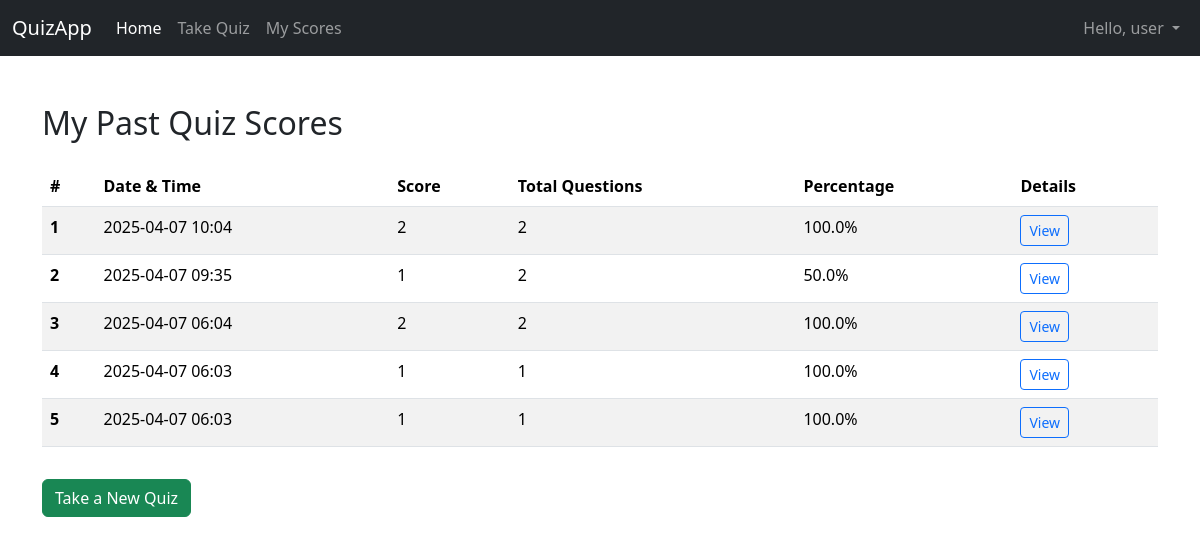
Page /scores/ (signed in) on the committed database.
### quizapp/models.py (models this page shows, shortened)
class Result(models.Model):
    user = models.ForeignKey(User, on_delete=models.CASCADE, null=True, blank=True)  # Make user optional
    score = models.IntegerField()
    total_questions = models.IntegerField()
    timestamp = models.DateTimeField(auto_now_add=True)
    def percentage(self):
        if self.total_questions > 0:
            return round((self.score / self.total_questions) * 100, 2)
        return 0

### quizapp/views.py (the view)
# urls.py: path('scores/', views.view_scores_view, name='view_scores'),
@login_required
def view_scores_view(request):
    results = Result.objects.filter(user=request.user).order_by('-timestamp')
    return render(request, 'view_scores.html', {'results': results})

### quizapp/templates/view_scores.html (shortened to what this page needs)
{% extends "base.html" %}
{% block content %}
<h2 class="mb-4">My Past Quiz Scores</h2>
{% if not results %}
    <div class="alert alert-info">You haven't completed any quizzes yet. <a href="{% url 'quiz' %}" class="alert-link">Take one now!</a></div>
{% else %}
    <div class="table-responsive">
        <table class="table table-striped table-hover">
            <thead>
                <tr>
                    <th scope="col">#</th>
                    <th scope="col">Date & Time</th>
                    <th scope="col">Score</th>
                    <th scope="col">Total Questions</th>
                    <th scope="col">Percentage</th>
                    <th scope="col">Details</th>
                </tr>
            </thead>
            <tbody>
                {% for result in results %}
                <tr>
                    <th scope="row">{{ forloop.counter }}</th>
                    <td>{{ result.timestamp|date:"Y-m-d H:i" }}</td>
                    <td>{{ result.score }}</td>
                    <td>{{ result.total_questions }}</td>
                    <td>{{ result.percentage }}%</td>
                    <td><a href="{% url 'result' result.id %}" class="btn btn-sm btn-outline-primary">View</a></td>
                </tr>
                {% endfor %}
            </tbody>
        </table>
    </div>
     <div class="mt-3">
         <a href="{% url 'quiz' %}" class="btn btn-success">Take a New Quiz</a>
     </div>
{% endif %}
{% endblock %}

### quizapp/templates/base.html (shortened to what this page needs)
<!doctype html>
<html lang="en">
<head>
    <link href="https://cdn.jsdelivr.net/npm/bootstrap@5.3.2/dist/css/bootstrap.min.css" rel="stylesheet">
</head>
<body>
    <nav class="navbar navbar-expand-md navbar-dark bg-dark fixed-top">
        <div class="container-fluid">
            <a class="navbar-brand" href="{% url 'home' %}">QuizApp</a>
            <div class="collapse navbar-collapse" id="navbarCollapse">
                <ul class="navbar-nav me-auto mb-2 mb-md-0">
                    <li class="nav-item">
                        <a class="nav-link active" aria-current="page" href="{% url 'home' %}">Home</a>
                    </li>
                    {% if user.is_authenticated %}
                        <li class="nav-item">
                            <a class="nav-link" href="{% url 'quiz' %}">Take Quiz</a>
                        </li>
                         <li class="nav-item">
                            <a class="nav-link" href="{% url 'view_scores' %}">My Scores</a>
                        </li>
                    {% endif %}
                </ul>
                <ul class="navbar-nav ms-auto mb-2 mb-lg-0">
                     {% if user.is_authenticated %}
                         <li class="nav-item dropdown">
                            <a class="nav-link dropdown-toggle" href="#" role="button" data-bs-toggle="dropdown" aria-expanded="false">
                                Hello, {{ user.username }}
                            </a>
                        </li>
                     {% endif %}
                </ul>
            </div>
        </div>
    </nav>
    <main class="container mt-4">
        {% block content %}
        {% endblock %}
    </main>
</body>
</html>

### quizapp/templates/base.html (style rules this page uses)
body { padding-top: 5rem; }

### rows in the picture
Result: timestamp "2025-04-07 10:04", score "2", total_questions "2", percentage "100.0"
Result: timestamp "2025-04-07 09:35", score "1", total_questions "2", percentage "50.0"
Result: timestamp "2025-04-07 06:04", score "2", total_questions "2", percentage "100.0"
Result: timestamp "2025-04-07 06:03", score "1", total_questions "1", percentage "100.0"
Result: timestamp "2025-04-07 06:03", score "1", total_questions "1", percentage "100.0"

### other values in the picture
{{ user.username }} "user"
